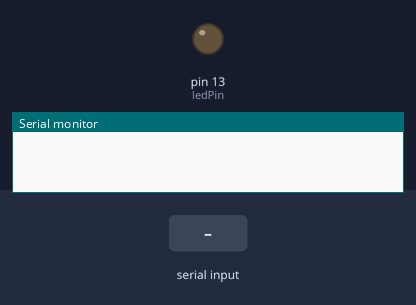
Bench run of a sketch on a simulated Arduino Nano, built with avr-gcc and run on an emulated ATmega328P. On the bench: output pins drawn as LEDs (lit = HIGH), the last lines printed to the serial monitor. Inputs (shaded band) come from the test bench.

Above: at 1.2 s.
1.3 s: "H" received over Serial
At 2.3 s:
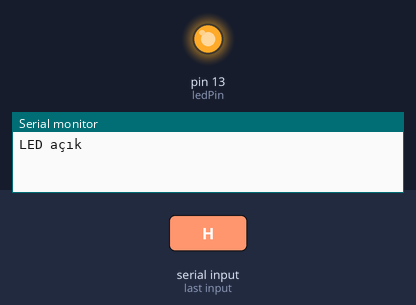
2.8 s: "L" received over Serial
At 3.5 s:
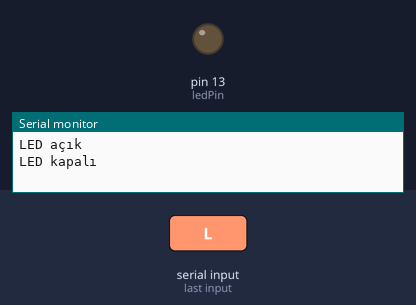
Timing chart, 0 to 5.8 s (numbered marks = the images above; inputs shaded):
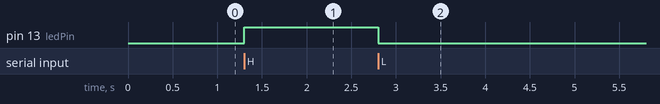

Measured:
- after the input at 1.3 s, pin 13 (ledPin): LOW → HIGH at once
- after the input at 2.8 s, pin 13 (ledPin): HIGH → LOW at once

The sketch:

3-ucuncu-uygulama-led-seri-port.ino
```cpp
/*
Bu kodlar açık kaynak paylaşım olarak github "acetinkaya" alanında paylaşımı yapılmıştır.

BTP222 Robotik dersi içerisinde anlatımı yapılan bu kodlar ve içerikler Öğr. Gör. Ali ÇETİNKAYA tarafından oluşturulmuştur.

Github alanından;
watch - ilgili projenin proje takibi bildirimi,
star - yıldız ile beğenme bildirimi ve
fork - kendi hesabınıza kopyalama işlemleriyle paylaşımlarıma destek verebilirsiniz.

Bilgi paylaşıldıkça çoğalır ve gelişir. İyi çalışmalar dilerim.

Öğr. Gör. Ali ÇETİNKAYA İstanbul, 2024

Dersin Kaynak Adresleri:
https://github.com/acetinkaya/robotik-arduino-uygulamalari
https://alicetinkaya.site/ders-robotik
https://avesis.gelisim.edu.tr/alcetinkaya
https://scholar.google.com.tr/citations?hl=tr&user=XSEW-NcAAAAJ

---------------------------------------------------------------------------------------------------------
Kodun açıklaması:

Arduino Nano üzerinde bağlı olan 13. pindeki ledin seri porttan gelen bilgiler ile yanıp yanmamamasını kontrol etmektedir.

*/
const int ledPin = 13; // LED pini

void setup()
{
  pinMode(ledPin, OUTPUT); // LED pinini çıkış olarak ayarlandı
  Serial.begin(9600); // Seri haberleşmeyi başlat (baud rate: 9600)
}

void loop()
{
  // Seri porttan veri al
  if (Serial.available() > 0) {
    char receivedChar = Serial.read();

    // Alınan karakter 'H' ise LED'i yak
    if (receivedChar == 'H')
    {
      Serial.println("LED açık");
      digitalWrite(ledPin, HIGH); // LED'i yak
      delay(1000); // 1000 milisaniye (1 saniye) bekle
    }
    // Alınan karakter 'L' ise LED'i söndür
    else if (receivedChar == 'L')
    {
      Serial.println("LED kapalı");
      digitalWrite(ledPin, LOW); // LED'i söndür
      delay(1000); // 1000 milisaniye (1 saniye) bekle
    }
  }
}
```
